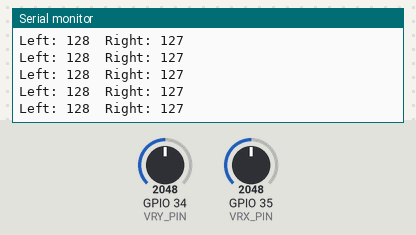
A sketch run on a simulated ESP32. Shown: the last lines printed to the serial monitor. The test bench sets the inputs (shaded band); at power-on: GPIO 34 (VRY_PIN) = 2048, GPIO 35 (VRX_PIN) = 2048.

Above: at 1.2 s.
1.3 s: GPIO 34 (VRY_PIN) set to 2440
At 2.2 s:
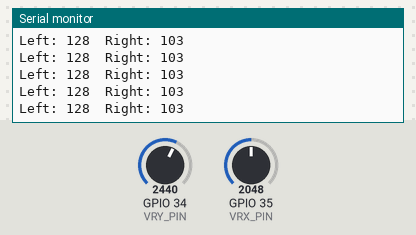
4.3 s: GPIO 34 (VRY_PIN) set to 2523
At 4.8 s:
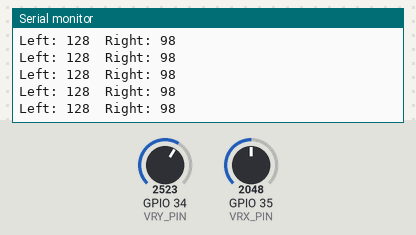
Timing chart, 0 to 4.9 s (numbered marks = the images above; inputs shaded):
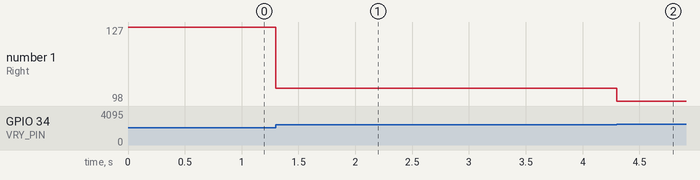

Measured:
- after the input at 1.3 s, the serial monitor: prints a new line at once (image 1)
- after the input at 4.3 s, the serial monitor: prints a new line at once (image 2)
- plotted number 1: 127 → 103 after the input at 1.3 s, 103 → 98 after the input at 4.3 s

The sketch:

ESP32-rolba-car-2joysticks.ino
```cpp
/******************************************************
🪛 Zapojení (pro děti – jak to propojit):
Joystick má 5 pinů: **GND, +5V (nebo 3V3), VRx, VRy, SW**

Zapoj to takto:
- GND → GND na ESP32
- +5V (nebo 3V3) → 3V3 na ESP32
- VRx → pin 34  (budeme mu říkat **Left**)
- VRy → pin 35  (budeme z něj počítat **Right = Y-**)
- SW → pin 32 (nepovinné tlačítko)

*******************************************************
🧩 Úkoly pro pochopení kódu:
1️⃣ Co dělá funkce `analogRead()`?
2️⃣ Proč používáme `>> 4` místo funkce `map()`?
3️⃣ Proč se osa Y obrací pomocí `255 - ...`?
4️⃣ Jak bys přidal tlačítko SW, aby se tisklo jen při stisku?
*******************************************************/

#define VRX_PIN 35   // X osa = Left
#define VRY_PIN 34   // Y osa = Right (Y-)
#define SW_PIN  32   // tlačítko (nepovinné)

void setup() {
  Serial.begin(115200);
  pinMode(VRX_PIN, INPUT);
  pinMode(VRY_PIN, INPUT);
  pinMode(SW_PIN, INPUT_PULLUP);
}

void loop() {
  // Načteme surové hodnoty 0–4095
  int rawX = analogRead(VRX_PIN);
  int rawY = analogRead(VRY_PIN);

  // Převedeme na 0–255 (rychlý převod)
  int left  = rawX >> 4;
  int right = 255 - (rawY >> 4);  // Y- obrácená osa

  Serial.print("Left: ");
  Serial.print(left);
  Serial.print("  Right: ");
  Serial.println(right);

  // žádné delay() — běží nepřetržitě bez čekání
}
```
